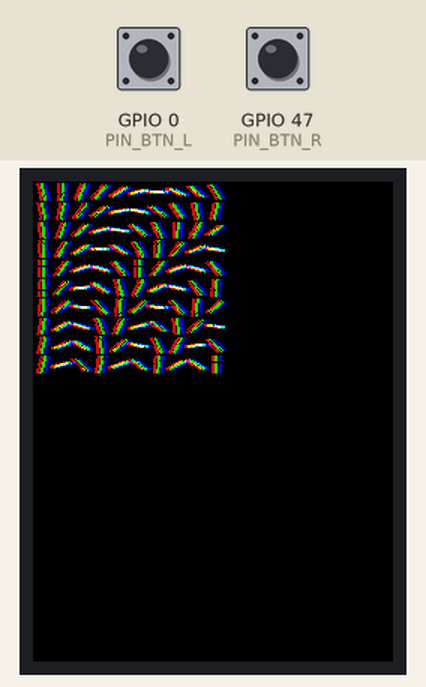
This sketch was run on a simulated ESP32-S3. Shown: 240×320 colour display. The inputs (shaded band) are chosen by the test bench; at power-on: GPIO 0 (PIN_BTN_L) HIGH, GPIO 47 (PIN_BTN_R) HIGH. What the sketch prints to the serial monitor is not drawn.

Above: at 1.6 s.
1.7 s: GPIO 0 (PIN_BTN_L) pulled LOW for 0.15 s
At 2.21 s:
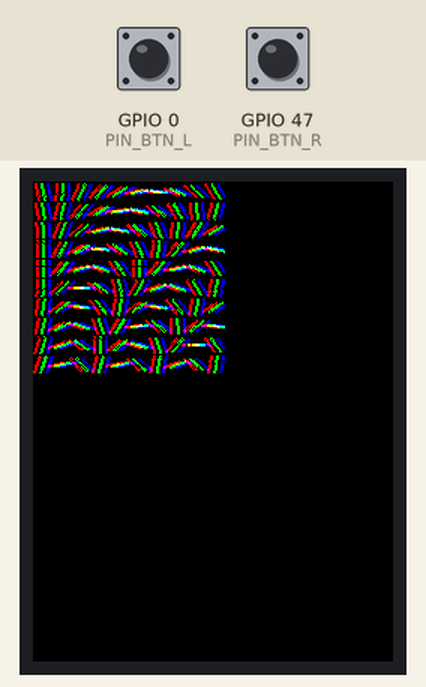
2.4 s: GPIO 47 (PIN_BTN_R) pulled LOW for 0.15 s
At 2.87 s:
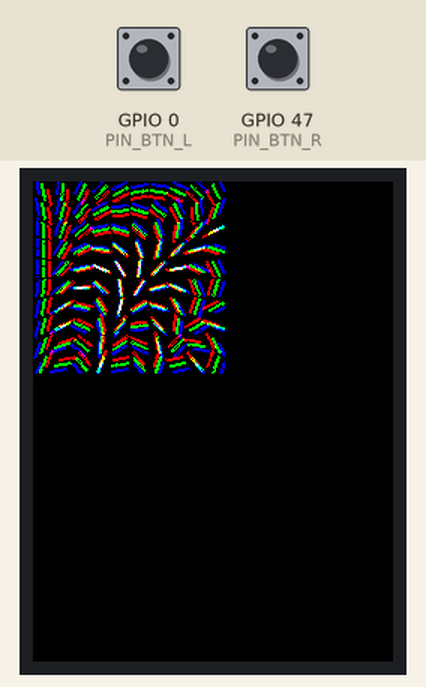
3.1 s: GPIO 0 (PIN_BTN_L) pulled LOW for 0.15 s
3.8 s: GPIO 47 (PIN_BTN_R) pulled LOW for 0.15 s
At 4.82 s:
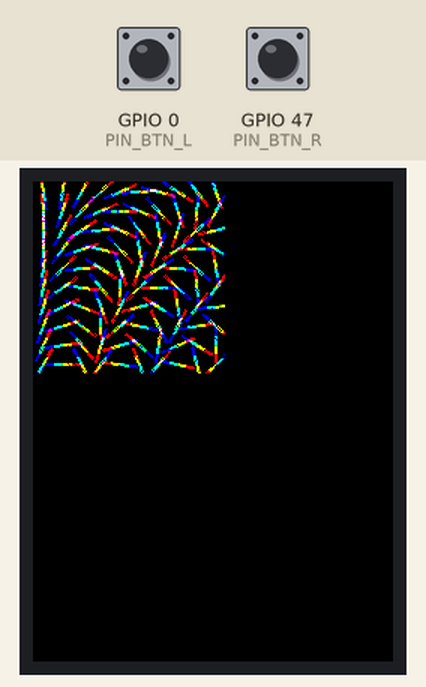
Timing chart, 0 to 5.5 s (numbered marks = the images above; inputs shaded):
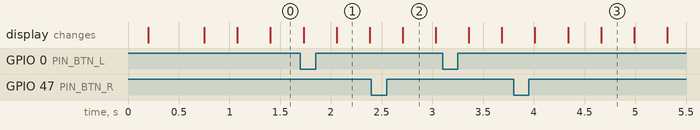

The sketch:

RgbRods.ino
```cpp
/*
 * RGB Rods - a square grid of little bars, each turning at its own slow rate
 *
 * Every cell of the grid holds one short bar. The bars all turn, none of them
 * at the same rate, and the rate field is smooth across the grid: neighbours
 * differ only slightly, so at any instant the orientations form continuous
 * bands. As the slow corner falls further and further behind the fast one
 * those bands wind up into ever finer chevrons - broad and combed out where
 * the rates are close, herringbone where they have drifted a full turn apart.
 *
 * Each bar is drawn three times, once per channel, the red copy pushed one way
 * and the blue copy the other with green left on the nominal position. A bar
 * lying along the split reads as coloured segments down its length - red tip,
 * yellow, white core, cyan, blue tip - while a bar across the split breaks
 * into separate pure red, green and blue rails. Every bar therefore recolours
 * itself continuously just by turning, and where two neighbours touch the
 * additive blend fills in the magentas. Only three colours are ever written.
 *
 * Renders into a static framebuffer pushed with pushImage() rather than a
 * TFT_eSprite: no heap allocation that can fail silently, and the additive
 * blend is a direct array access instead of readPixel/drawPixel per pixel.
 *
 * Buttons: left  = chroma split width (subtle / normal / wide / split rails)
 *          right = split axis (screen horizontal / radial / along each bar)
 *
 * Hardware: LilyGo T-QT Pro (ESP32-S3, 128x128, TFT_eSPI Setup211)
 */

#include <TFT_eSPI.h>
#include <SPI.h>
#include "OneButton.h"

TFT_eSPI tft = TFT_eSPI();

#define SCREEN_W 128
#define SCREEN_H 128
#define CENTER_X 64.0f
#define CENTER_Y 64.0f

// ===========================================================================
// GRID SIZE - the knob to turn
//
// Number of bars along one side of the square grid; the screen carries
// RODS_PER_SIDE * RODS_PER_SIDE of them. Cell size, bar length, bar thickness
// and chroma split are all derived from this, so it is the only value that has
// to change. 8 gives fat poster-like bars, 10 is the default, 14 and up turns
// the panel into fine texture.
// ===========================================================================
#define RODS_PER_SIDE 10

// Array sizing only - raising it costs 8 bytes of RAM per rod
#define RODS_MAX 20

#if RODS_PER_SIDE < 2 || RODS_PER_SIDE > RODS_MAX
#error "RODS_PER_SIDE must be between 2 and RODS_MAX"
#endif

#define ROD_COUNT (RODS_PER_SIDE * RODS_PER_SIDE)

// 32 KB framebuffer, statically allocated so it can never fail at runtime
static uint16_t fb[SCREEN_W * SCREEN_H];

#define PIN_BTN_L 0
#define PIN_BTN_R 47

OneButton btnLeft(PIN_BTN_L, true, true);
OneButton btnRight(PIN_BTN_R, true, true);

// Pure channel colors (RGB565)
#define COL_BLACK 0x0000
#define COL_RED   0xF800
#define COL_GREEN 0x07E0
#define COL_BLUE  0x001F

// Bar geometry as a fraction of one grid cell. 0.84 leaves a hair of black
// between neighbours when they line up, so the combed-out stretches read as
// dashed rows rather than solid lines. Length stays under the cell, so a bar
// never leaves its own square however it turns.
#define ROD_LEN_FRAC   0.84f
#define ROD_THICK_FRAC 0.17f
#define ROD_THICK_MIN  1.0f
#define ROD_THICK_MAX  3.0f

// Spacing of the parallel strokes that make up one bar's thickness. Half a
// pixel, so a diagonal bar comes out solid instead of combed.
#define STROKE_STEP 0.5f

// Peak angular speed of the fastest bar (rad/s) and the fraction of it the
// slowest one gets. Both deliberately slow: 0.30 rad/s is about 17 deg/s.
#define SPD_MAX      0.30f
#define SPD_MIN_FRAC 0.12f

// No two bars may share a period, so every rate gets a small unique nudge on
// top of the smooth field. It has to stay tiny: this offset is multiplied by
// the wind drive just like the rate itself is, so anything above a fraction of
// a percent turns into a random per-bar angle of a radian or more and shakes
// the bands apart into plain noise.
#define SPD_JITTER 0.002f

// The grid winds up and unwinds over this cycle, in seconds. Fixed speeds
// would eventually leave every neighbouring pair out of phase and the screen
// would settle into permanent noise; driving the rotation with one very slow
// sine instead means the picture keeps passing back through the smooth combed
// state.
//
// Rate times WIND_K is how far a bar swings from rest, so this period also
// sets how deep the wind-up goes. At 450 s the steepest part of the rate field
// pulls neighbours about 1.8 rad apart at full wind - tight herringbone - while
// the shallow corner stays inside half a radian and reads as smooth bands.
// Much longer and the whole panel spends its time saturated into noise.
#define WIND_PERIOD 450.0f
#define WIND_K      (WIND_PERIOD / TWO_PI)

// Where in that cycle the sketch starts. A sixth of a turn in is half wound,
// so the first frame after a reset already has chevrons instead of showing the
// flat combed field.
#define WIND_START (PI / 6.0f)

// Rest orientation: a gentle fan across the anti-diagonal, so even fully
// unwound the bars sweep from one corner to the other rather than standing in
// a plain comb.
#define PHI0_SPAN 1.15f

// Chroma split at level 1, as a fraction of the cell, with a floor in pixels
// so a dense grid still splits into visible colour.
#define SPLIT_FRAC 0.20f
#define SPLIT_MIN  1.0f
static const float SPLIT_LEVEL[4] = { 0.45f, 1.00f, 1.60f, 2.40f };
#define SPLIT_LEVEL_COUNT 4

// Channel band centres, in units of the split width: red pulled one way, blue
// the other, green left on the bar itself.
static const float    CHAN_OFF[3] = { -1.0f, 0.0f, 1.0f };
static const uint16_t CHAN_COL[3] = { COL_RED, COL_GREEN, COL_BLUE };

// Split axes, cycled with the right button
#define SPLIT_AXIS_H     0   // fixed screen horizontal
#define SPLIT_AXIS_RADIAL 1  // outward from the centre, widening with radius
#define SPLIT_AXIS_ROD   2   // along each bar, so the split always runs length
#define SPLIT_AXIS_COUNT 3

// Radius at which the radial split reaches its nominal width
#define RADIAL_RIM 60.0f

// Per-rod constants, built once in setup()
static float rodRate[RODS_MAX * RODS_MAX];
static float rodPhi0[RODS_MAX * RODS_MAX];

// Derived grid metrics
static float cellSize;
static float rodHalfLen;
static int   rodStrokes;

// Animation state
float animTime = 0;
unsigned long lastFrameTime = 0;

// Look settings
int splitLevel = 1;
int splitAxis  = SPLIT_AXIS_H;

// Heartbeat
unsigned long lastReport = 0;
uint32_t frameCount = 0;

void onLeftClick();
void onRightClick();
void buildGrid();
void drawRods();

void setup() {
  Serial.begin(115200);
  delay(200);
  Serial.println();
  Serial.println("=== RGB Rods booting ===");

  tft.init();
  tft.setRotation(0);
  tft.fillScreen(COL_BLACK);

  // Byte order for pushImage of an in-memory RGB565 buffer.
  // If red and blue come out swapped, change this to false.
  tft.setSwapBytes(true);

  btnLeft.attachClick(onLeftClick);
  btnRight.attachClick(onRightClick);

  buildGrid();

  lastFrameTime = millis();
  lastReport = millis();

  Serial.printf("grid: %dx%d = %d rods, cell %.2f px, bar %.1f x %.1f px\n",
                RODS_PER_SIDE, RODS_PER_SIDE, ROD_COUNT,
                cellSize, rodHalfLen * 2.0f,
                (rodStrokes - 1) * STROKE_STEP + 1.0f);
  Serial.printf("free heap: %u bytes\n", (unsigned)ESP.getFreeHeap());
  Serial.println("RGB Rods initialized - entering loop");
}

void loop() {
  unsigned long now = millis();
  float dt = (now - lastFrameTime) / 1000.0f;
  lastFrameTime = now;
  animTime += dt;
  if (animTime > WIND_PERIOD) animTime -= WIND_PERIOD;

  btnLeft.tick();
  btnRight.tick();

  drawRods();
  frameCount++;

  // Heartbeat: if this keeps printing, the loop is alive and any remaining
  // problem is on the display side rather than a crash or a hang
  if (now - lastReport >= 2000) {
    Serial.printf("alive - %lu fps, split=%d axis=%d wind=%.0f%%\n",
                  (unsigned long)(frameCount * 1000UL / (now - lastReport)),
                  splitLevel, splitAxis,
                  100.0f * animTime / WIND_PERIOD);
    frameCount = 0;
    lastReport = now;
  }

  delay(5);
}

void onLeftClick() {
  splitLevel = (splitLevel + 1) % SPLIT_LEVEL_COUNT;
  Serial.printf("split level = %d (%.2f x cell)\n",
                splitLevel, SPLIT_FRAC * SPLIT_LEVEL[splitLevel]);
}

void onRightClick() {
  splitAxis = (splitAxis + 1) % SPLIT_AXIS_COUNT;
  Serial.printf("split axis = %d\n", splitAxis);
}

// --- Color helpers ------------------------------------------------------

// Additive blend of two RGB565 colors, saturating per channel
static inline uint16_t addColors(uint16_t a, uint16_t b) {
  uint16_t r = ((a >> 11) & 0x1F) + ((b >> 11) & 0x1F);
  uint16_t g = ((a >> 5) & 0x3F) + ((b >> 5) & 0x3F);
  uint16_t bl = (a & 0x1F) + (b & 0x1F);
  if (r > 0x1F) r = 0x1F;
  if (g > 0x3F) g = 0x3F;
  if (bl > 0x1F) bl = 0x1F;
  return (r << 11) | (g << 5) | bl;
}

static inline void addPixel(int x, int y, uint16_t c) {
  if ((unsigned)x >= SCREEN_W || (unsigned)y >= SCREEN_H || c == 0) return;
  uint16_t *p = &fb[x + y * SCREEN_W];
  *p = addColors(*p, c);
}

// --- Drawing ------------------------------------------------------------

// Flat single-pixel line, blended additively. The bars are drawn at full
// intensity with no shading: the colour comes entirely from which channels
// land on a given pixel, which is what keeps the whole picture to the six
// saturated mixes plus white.
static void addLine(float x0, float y0, float x1, float y1, uint16_t col) {
  float dx = x1 - x0;
  float dy = y1 - y0;
  int steps = (int)(fabsf(dx) > fabsf(dy) ? fabsf(dx) : fabsf(dy));
  if (steps < 1) steps = 1;

  float ix = dx / steps;
  float iy = dy / steps;
  float x = x0;
  float y = y0;

  for (int i = 0; i <= steps; i++) {
    addPixel((int)lroundf(x), (int)lroundf(y), col);
    x += ix;
    y += iy;
  }
}

// One bar: a run of parallel strokes half a pixel apart, laid across the
// direction (ux, uy). Stamping a round brush along a single line would round
// the ends off; the bars in this piece want to stay hard-edged rectangles.
static void addBar(float cx, float cy, float ux, float uy,
                   float halfLen, uint16_t col, int strokes) {
  float px = -uy;   // unit perpendicular
  float py =  ux;
  float off = -(strokes - 1) * 0.5f * STROKE_STEP;

  for (int s = 0; s < strokes; s++) {
    float o = off + s * STROKE_STEP;
    float ox = cx + px * o;
    float oy = cy + py * o;
    addLine(ox - ux * halfLen, oy - uy * halfLen,
            ox + ux * halfLen, oy + uy * halfLen, col);
  }
}

// --- Grid ---------------------------------------------------------------

// Small integer hash, used only to make every rate unique
static float hash01(uint32_t n) {
  n = (n ^ 61u) ^ (n >> 16);
  n *= 9u;
  n ^= n >> 4;
  n *= 0x27d4eb2du;
  n ^= n >> 15;
  return (n & 0xFFFFFFu) / (float)0x1000000u;
}

void buildGrid() {
  cellSize = (float)SCREEN_W / RODS_PER_SIDE;
  rodHalfLen = cellSize * ROD_LEN_FRAC * 0.5f;

  float thick = cellSize * ROD_THICK_FRAC;
  if (thick < ROD_THICK_MIN) thick = ROD_THICK_MIN;
  if (thick > ROD_THICK_MAX) thick = ROD_THICK_MAX;
  rodStrokes = (int)lroundf((thick - 1.0f) / STROKE_STEP) + 1;
  if (rodStrokes < 1) rodStrokes = 1;

  float spdMin = SPD_MAX * SPD_MIN_FRAC;

  for (int j = 0; j < RODS_PER_SIDE; j++) {
    for (int i = 0; i < RODS_PER_SIDE; i++) {
      int k = j * RODS_PER_SIDE + i;
      float fx = (float)i / (RODS_PER_SIDE - 1);
      float fy = (float)j / (RODS_PER_SIDE - 1);

      // Rate field. It has to be smooth for the orientations to band up at
      // all; the product term bends the lines of equal rate into hyperbolas,
      // which is what curves the chevrons instead of leaving them as straight
      // diagonal stripes. The jitter is small enough not to break the bands
      // but large enough that no two bars ever come back into step.
      float u = 0.35f * (fx + fy) * 0.5f + 0.65f * fx * fy;
      float jit = SPD_JITTER * (2.0f * hash01((uint32_t)k * 2654435761u) - 1.0f);

      rodRate[k] = (spdMin + (SPD_MAX - spdMin) * u) * (1.0f + jit);
      rodPhi0[k] = PHI0_SPAN * (fx - fy);
    }
  }
}

void drawRods() {
  memset(fb, 0, sizeof(fb));

  // One shared drive for the whole grid; each bar scales it by its own rate,
  // so every bar turns at its own speed and they all pass through rest
  // together at the ends of the cycle.
  float drive = WIND_K * sinf(TWO_PI * animTime / WIND_PERIOD + WIND_START);

  float split = cellSize * SPLIT_FRAC * SPLIT_LEVEL[splitLevel];
  if (split < SPLIT_MIN) split = SPLIT_MIN;

  for (int j = 0; j < RODS_PER_SIDE; j++) {
    float cy = (j + 0.5f) * cellSize;

    for (int i = 0; i < RODS_PER_SIDE; i++) {
      int k = j * RODS_PER_SIDE + i;
      float cx = (i + 0.5f) * cellSize;

      float a = rodPhi0[k] + rodRate[k] * drive;
      float ux = cosf(a);
      float uy = sinf(a);

      // Direction the three channel copies are pushed apart along
      float sx, sy;
      if (splitAxis == SPLIT_AXIS_ROD) {
        sx = ux;
        sy = uy;
      } else if (splitAxis == SPLIT_AXIS_RADIAL) {
        // Left unnormalised: the fringe is zero at the middle of the screen
        // and widest out on the rim, the way a real lens disperses.
        sx = (cx - CENTER_X) / RADIAL_RIM;
        sy = (cy - CENTER_Y) / RADIAL_RIM;
      } else {
        sx = 1.0f;
        sy = 0.0f;
      }

      for (int c = 0; c < 3; c++) {
        float o = CHAN_OFF[c] * split;
        addBar(cx + sx * o, cy + sy * o, ux, uy,
               rodHalfLen, CHAN_COL[c], rodStrokes);
      }
    }
  }

  tft.pushImage(0, 0, SCREEN_W, SCREEN_H, fb);
}
```
